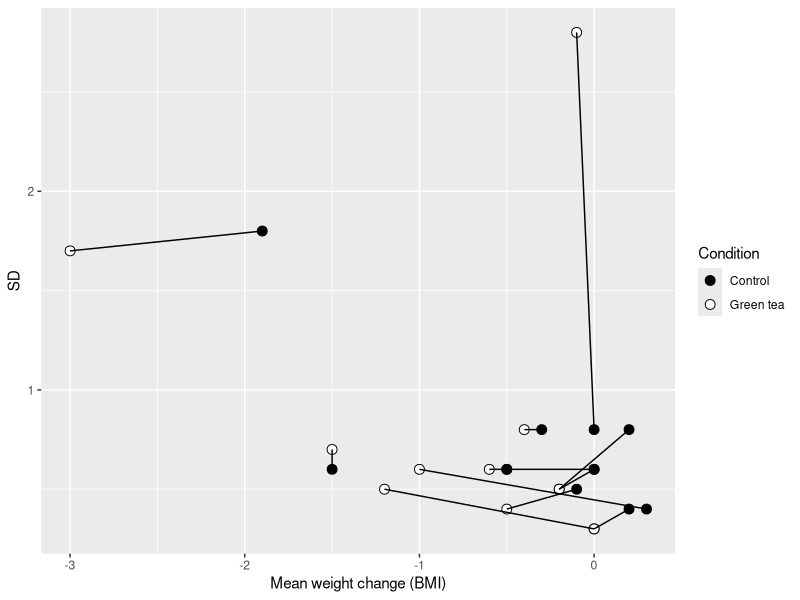

Write the R code that produced this figure.
## ---- chunk 1
library(tidyverse)
## ---- chunk 2
dat <- read.csv(text = "Study,n_tea,mean_tea,sd_tea,n_control,mean_control,sd_control,cochrane_weight_percent,cochrane_mean_diff,cochrane_lci,cochrane_uci,japan,catechin,baseline_bmi
Kozuma 2005,107,-1,0.6,119,0.3,0.4,9.51,-1.3,-1.43,-1.17,1,540,27
Takase 2008,44,-1.2,0.5,45,0,0.3,9.4,-1.2,-1.37,-1.03,1,540,28
Nagao 2007,123,-0.6,0.6,117,0,0.6,9.46,-0.6,-0.75,-0.45,1,583,27
Takeshita 2008,40,-0.5,0.4,41,-0.1,0.5,9.31,-0.4,-0.6,-0.2,1,548,28
Kajimoto 2005,129,-0.2,0.5,66,0.2,0.8,9.25,-0.4,-0.61,-0.19,1,545,26
Suzuki 2009,18,-0.2,0.5,20,0,0.6,8.57,-0.2,-0.55,0.15,1,392,26
Kataoka 2004,71,-0.4,0.8,71,-0.3,0.8,9.03,-0.1,-0.36,0.16,1,560,25
Takashima 2004,10,-0.5,0.6,9,-0.5,0.6,7.38,0,-0.54,0.54,1,570,24
Auvichayapat 2008,30,-3,1.7,30,-1.9,1.8,5.26,-1.07,-1.96,-0.18,0,141,28
Hill 2007,19,0,0.3,19,0.2,0.4,9.2,-0.17,-0.39,0.05,0,300,31
Hsu 2008,41,-0.1,2.8,37,0.0,0.8,5.21,-0.05,-0.94,0.84,0,614,31
Diepvens 2005,23,-1.5,0.7,23,-1.5,0.6,8.41,0,-0.38,0.38,0,1207,28")
dat
## ---- chunk 3
long_dat <- dat |>
  select("Study", starts_with("mean"), starts_with("sd")) |>
  pivot_longer(
    cols = c(starts_with("mean"), starts_with("sd")),
    names_to = c(".value", "group"),
    names_sep = "_"
  )
long_dat
## ---- chunk 4
long_dat  |>
  ggplot() +
  aes(
    x = mean,
    y = sd,
    group = Study,
    colour = group
  ) +
  geom_point(
    aes(fill = group),
    colour = "black",
    size = 3,
    shape = 21
  ) +
  geom_line(colour = "black") +
  scale_fill_manual(
    values = c("tea" = "white", "control" = "black"),
    labels = c("tea" = "Green tea", "control" = "Control")
  ) +
  labs(x = "Mean weight change (BMI)", y = "SD", fill = "Condition")
